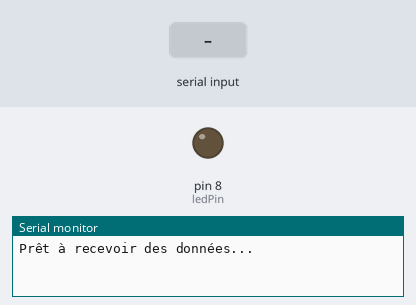
A sketch run on a simulated Arduino Uno, built with avr-gcc and run on an emulated ATmega328P. On the bench: output pins drawn as LEDs (lit = HIGH), the last lines printed to the serial monitor. The test bench sets the inputs (shaded band).

Above: at 1.2 s.
1.3 s: "1" received over the second serial link
At 1.8 s:
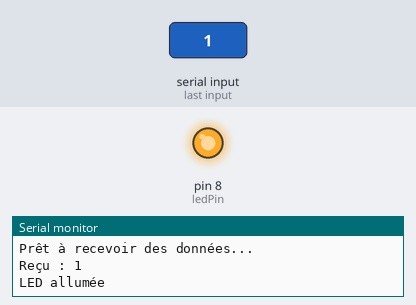
4.3 s: "0" received over the second serial link
Timing chart, 0 to 7.3 s (numbered marks = the images above; inputs shaded):
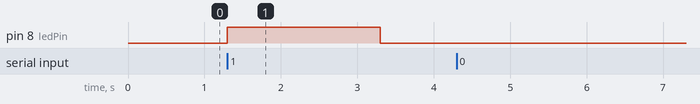

The sketch:

sketch_jun16a.ino
```cpp
#include <SoftwareSerial.h>

SoftwareSerial myBluetooth(2, 3); // RX, TX
const int ledPin = 8;

void setup() {
  pinMode(ledPin, OUTPUT);
  Serial.begin(9600);     // Initialise la communication série avec l'ordinateur via l'IDE Arduino
  myBluetooth.begin(9600); // Initialise la communication série avec le module Bluetooth

  Serial.println("Prêt à recevoir des données...");
}

void loop() {
  if (myBluetooth.available()) { // Vérifie si des données sont disponibles sur le port série Bluetooth
    char received = myBluetooth.read(); // Lit un caractère
    Serial.print("Reçu : "); // Affiche ce qui est reçu dans le moniteur série de l'IDE Arduino
    Serial.println(received);

    if (received == '1') {
      digitalWrite(ledPin, HIGH);
      Serial.println("LED allumée");
      delay(2000);
      digitalWrite(ledPin,LOW);
    } else {
      digitalWrite(ledPin, LOW);
      Serial.println("LED éteinte");
    }
  }
}
```

Measured:
- after the input at 1.3 s, pin 8 (ledPin): LOW → HIGH at once, → LOW 2.0 s later
